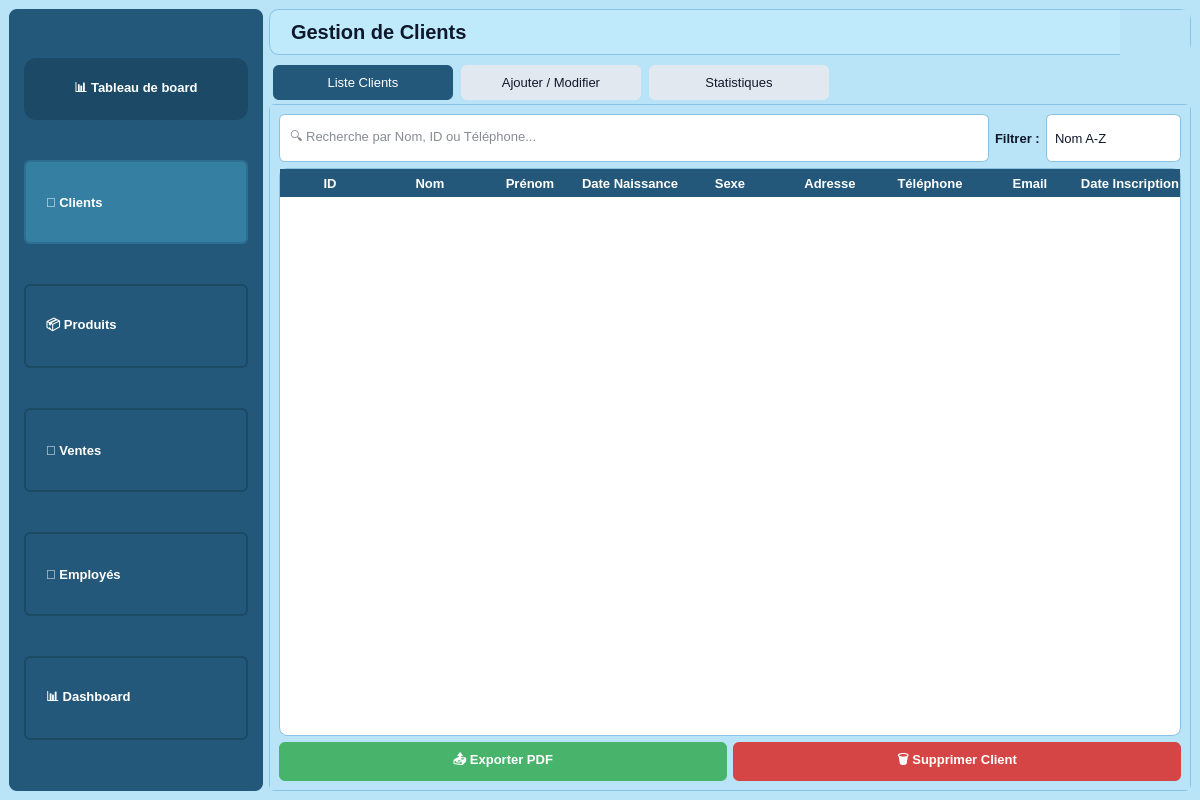
<?xml version="1.0" encoding="UTF-8"?>
<ui version="4.0">
 <class>GestionClients</class>
 <widget class="QMainWindow" name="GestionClients">
  <property name="geometry">
   <rect>
    <x>0</x>
    <y>0</y>
    <width>1200</width>
    <height>800</height>
   </rect>
  </property>
  <property name="windowTitle">
   <string>Gestion de Clients</string>
  </property>
  <widget class="QWidget" name="centralwidget">
   <property name="styleSheet">
    <string notr="true">
QWidget { background-color: #b9e3f7; font-family: &quot;Segoe UI&quot;, Tahoma, Geneva, Verdana, sans-serif; font-size: 13px; color: #0f172a; }
#sidebarFrame { background-color: #24587a; border-radius: 8px; padding-top: 12px; padding-bottom: 12px; min-height: 100%; }
QLabel#sidebarHeader { background-color: #1b4966; color: white; font-weight: 700; padding: 10px 16px; border-radius: 12px; margin: 6px; min-width: 180px; max-height: 42px; }
QPushButton#btnClients, QPushButton#btnProduit, QPushButton#btnVentes, QPushButton#btnEmployes, QPushButton#btnDashboard { background-color: #24587a; color: white; border: 2px solid #1b4a67; font-weight: bold; text-align: left; padding: 12px 20px; border-radius: 6px; min-width: 180px; margin: 6px; min-height: 56px; }
QPushButton#btnClients { background-color: #357fa3; border: 2px solid #2d6f91; }
QPushButton#btnProduit:hover, QPushButton#btnVentes:hover, QPushButton#btnEmployes:hover, QPushButton#btnClients:hover, QPushButton#btnDashboard:hover { background-color: #357fa3; }
QLabel#mainTitle { font-size: 20px; font-weight: 800; color: #0f172a; background-color: #bfeafc; padding: 10px 16px; border-radius: 10px; border: 1px solid #89c3e2; }
QPushButton { background-color: #48a4d6; color: white; border-radius: 6px; padding: 8px 14px; font-weight: 600; border: none; }
QPushButton:hover { background-color: #5ab5e3; }
QPushButton#btnDelete { background-color: #d64545; }
QPushButton#btnDelete:hover { background-color: #b53030; }
QPushButton#btnExport { background-color: #48b36b; }
QPushButton#btnExport:hover { background-color: #3da25f; }
QLineEdit, QComboBox, QDateEdit { background-color: white; border: 1px solid #89c3e2; border-radius: 6px; padding: 8px; color: #0f172a; min-height: 30px; }
QLabel { font-weight: 600; color: #0f172a; }
QTableWidget { background-color: white; gridline-color: #90caf9; selection-background-color: #48a4d6; selection-color: white; alternate-background-color: #e9f5fc; border: 1px solid #89c3e2; border-radius: 8px; }
QHeaderView::section { background-color: #24587a; color: white; font-weight: bold; height: 28px; border: none; }
QTabWidget::pane { border: 1px solid #89c3e2; border-radius: 6px; }
QTabBar::tab { background: #e2e8f0; border-radius: 6px; padding: 10px 20px; margin: 4px; color: #0f172a; min-width: 140px; }
QTabBar::tab:selected { background: #24587a; color: white; }
QComboBox::drop-down, QDateEdit::drop-down { border: none; }
    </string>
   </property>
   <layout class="QHBoxLayout" name="mainLayoutRoot">
    <item>
     <widget class="QFrame" name="sidebarFrame">
      <layout class="QVBoxLayout" name="sidebarLayout">
       <item>
        <widget class="QLabel" name="sidebarHeader">
         <property name="text">
          <string>📊 Tableau de board</string>
         </property>
         <property name="alignment">
          <set>Qt::AlignmentFlag::AlignCenter</set>
         </property>
        </widget>
       </item>
       <item>
        <widget class="QPushButton" name="btnClients">
         <property name="text">
          <string>🧍 Clients</string>
         </property>
        </widget>
       </item>
       <item>
        <widget class="QPushButton" name="btnProduit">
         <property name="text">
          <string>📦 Produits</string>
         </property>
        </widget>
       </item>
       <item>
        <widget class="QPushButton" name="btnVentes">
         <property name="text">
          <string>💸 Ventes</string>
         </property>
        </widget>
       </item>
       <item>
        <widget class="QPushButton" name="btnEmployes">
         <property name="text">
          <string>👔 Employés</string>
         </property>
        </widget>
       </item>
       <item>
        <widget class="QPushButton" name="btnDashboard">
         <property name="text">
          <string>📊 Dashboard</string>
         </property>
        </widget>
       </item>
      </layout>
     </widget>
    </item>
    <item>
     <layout class="QVBoxLayout" name="contentAreaLayout">
      <item>
       <widget class="QLabel" name="mainTitle">
        <property name="text">
         <string>Gestion de Clients</string>
        </property>
       </widget>
      </item>
      <item>
       <widget class="QTabWidget" name="tabWidgetMain">
        <property name="currentIndex">
         <number>0</number>
        </property>
        <widget class="QWidget" name="tabListeClients">
         <attribute name="title">
          <string>Liste Clients</string>
         </attribute>
         <layout class="QVBoxLayout" name="layoutListeClients">
          <item>
           <layout class="QHBoxLayout" name="layoutSearch">
            <item>
             <widget class="QLineEdit" name="lineEditSearch">
              <property name="placeholderText">
               <string>🔍 Recherche par Nom, ID ou Téléphone...</string>
              </property>
             </widget>
            </item>
            <item>
             <widget class="QLabel" name="labelFilter">
              <property name="text">
               <string>Filtrer :</string>
              </property>
             </widget>
            </item>
            <item>
             <widget class="QComboBox" name="comboBoxTri">
              <item>
               <property name="text">
                <string>Nom A-Z</string>
               </property>
              </item>
              <item>
               <property name="text">
                <string>Nom Z-A</string>
               </property>
              </item>
              <item>
               <property name="text">
                <string>Date Inscription ↑</string>
               </property>
              </item>
              <item>
               <property name="text">
                <string>Date Inscription ↓</string>
               </property>
              </item>
             </widget>
            </item>
           </layout>
          </item>
          <item>
           <widget class="QTableWidget" name="tableWidgetClients">
            <property name="columnCount">
             <number>9</number>
            </property>
            <column>
             <property name="text">
              <string>ID</string>
             </property>
            </column>
            <column>
             <property name="text">
              <string>Nom</string>
             </property>
            </column>
            <column>
             <property name="text">
              <string>Prénom</string>
             </property>
            </column>
            <column>
             <property name="text">
              <string>Date Naissance</string>
             </property>
            </column>
            <column>
             <property name="text">
              <string>Sexe</string>
             </property>
            </column>
            <column>
             <property name="text">
              <string>Adresse</string>
             </property>
            </column>
            <column>
             <property name="text">
              <string>Téléphone</string>
             </property>
            </column>
            <column>
             <property name="text">
              <string>Email</string>
             </property>
            </column>
            <column>
             <property name="text">
              <string>Date Inscription</string>
             </property>
            </column>
           </widget>
          </item>
          <item>
           <layout class="QHBoxLayout" name="layoutButtons">
            <item>
             <widget class="QPushButton" name="btnExport">
              <property name="text">
               <string>📤 Exporter PDF</string>
              </property>
             </widget>
            </item>
            <item>
             <widget class="QPushButton" name="btnDelete">
              <property name="text">
               <string>🗑️ Supprimer Client</string>
              </property>
             </widget>
            </item>
           </layout>
          </item>
         </layout>
        </widget>
        <widget class="QWidget" name="tabAddClient">
         <attribute name="title">
          <string>Ajouter / Modifier</string>
         </attribute>
         <layout class="QGridLayout" name="layoutForm">
          <item row="0" column="0">
           <widget class="QLabel" name="labelID">
            <property name="text">
             <string>ID :</string>
            </property>
           </widget>
          </item>
          <item row="0" column="1">
           <widget class="QLineEdit" name="lineEditID"/>
          </item>
          <item row="1" column="0">
           <widget class="QLabel" name="labelNom">
            <property name="text">
             <string>Nom :</string>
            </property>
           </widget>
          </item>
          <item row="1" column="1">
           <widget class="QLineEdit" name="lineEditNom"/>
          </item>
          <item row="2" column="0">
           <widget class="QLabel" name="labelPrenom">
            <property name="text">
             <string>Prénom :</string>
            </property>
           </widget>
          </item>
          <item row="2" column="1">
           <widget class="QLineEdit" name="lineEditPrenom"/>
          </item>
          <item row="3" column="0">
           <widget class="QLabel" name="labelDateNaissance">
            <property name="text">
             <string>Date Naissance :</string>
            </property>
           </widget>
          </item>
          <item row="3" column="1">
           <widget class="QDateEdit" name="dateEditNaissance">
            <property name="calendarPopup">
             <bool>true</bool>
            </property>
           </widget>
          </item>
          <item row="4" column="0">
           <widget class="QLabel" name="labelSexe">
            <property name="text">
             <string>Sexe :</string>
            </property>
           </widget>
          </item>
          <item row="4" column="1">
           <widget class="QComboBox" name="comboBoxSexe">
            <item>
             <property name="text">
              <string>Homme</string>
             </property>
            </item>
            <item>
             <property name="text">
              <string>Femme</string>
             </property>
            </item>
           </widget>
          </item>
          <item row="5" column="0">
           <widget class="QLabel" name="labelAdresse">
            <property name="text">
             <string>Adresse :</string>
            </property>
           </widget>
          </item>
          <item row="5" column="1">
           <widget class="QLineEdit" name="lineEditAdresse"/>
          </item>
          <item row="6" column="0">
           <widget class="QLabel" name="labelTelephone">
            <property name="text">
             <string>Téléphone :</string>
            </property>
           </widget>
          </item>
          <item row="6" column="1">
           <widget class="QLineEdit" name="lineEditTelephone"/>
          </item>
          <item row="7" column="0">
           <widget class="QLabel" name="labelEmail">
            <property name="text">
             <string>Email</string>
            </property>
           </widget>
          </item>
          <item row="7" column="1">
           <widget class="QLineEdit" name="lineEditEmail"/>
          </item>
          <item row="8" column="0" colspan="2">
           <layout class="QHBoxLayout" name="layoutButtonsForm">
            <item>
             <widget class="QPushButton" name="btnSave">
              <property name="text">
               <string>💾 Enregistrer</string>
              </property>
             </widget>
            </item>
            <item>
             <widget class="QPushButton" name="btnCancel">
              <property name="text">
               <string>❌ Annuler</string>
              </property>
             </widget>
            </item>
           </layout>
          </item>
         </layout>
        </widget>
        <widget class="QWidget" name="tabStats">
         <attribute name="title">
          <string>Statistiques</string>
         </attribute>
         <layout class="QVBoxLayout" name="layoutStats">
          <item>
           <widget class="QLabel" name="labelStatsTitle">
            <property name="text">
             <string>📊 Statistiques Clients</string>
            </property>
           </widget>
          </item>
          <item>
           <widget class="QLabel" name="labelStatsContent">
            <property name="text">
             <string>Graphiques et données statistiques ici...</string>
            </property>
           </widget>
          </item>
         </layout>
        </widget>
       </widget>
      </item>
     </layout>
    </item>
   </layout>
   <widget class="QLabel" name="labelLogoTopRight">
    <property name="geometry">
     <rect>
      <x>1120</x>
      <y>10</y>
      <width>70</width>
      <height>70</height>
     </rect>
    </property>
    <property name="pixmap">
     <pixmap>smart_logo.png.jpg</pixmap>
    </property>
    <property name="scaledContents">
     <bool>true</bool>
    </property>
   </widget>
  </widget>
 </widget>
 <resources/>
 <connections/>
</ui>
